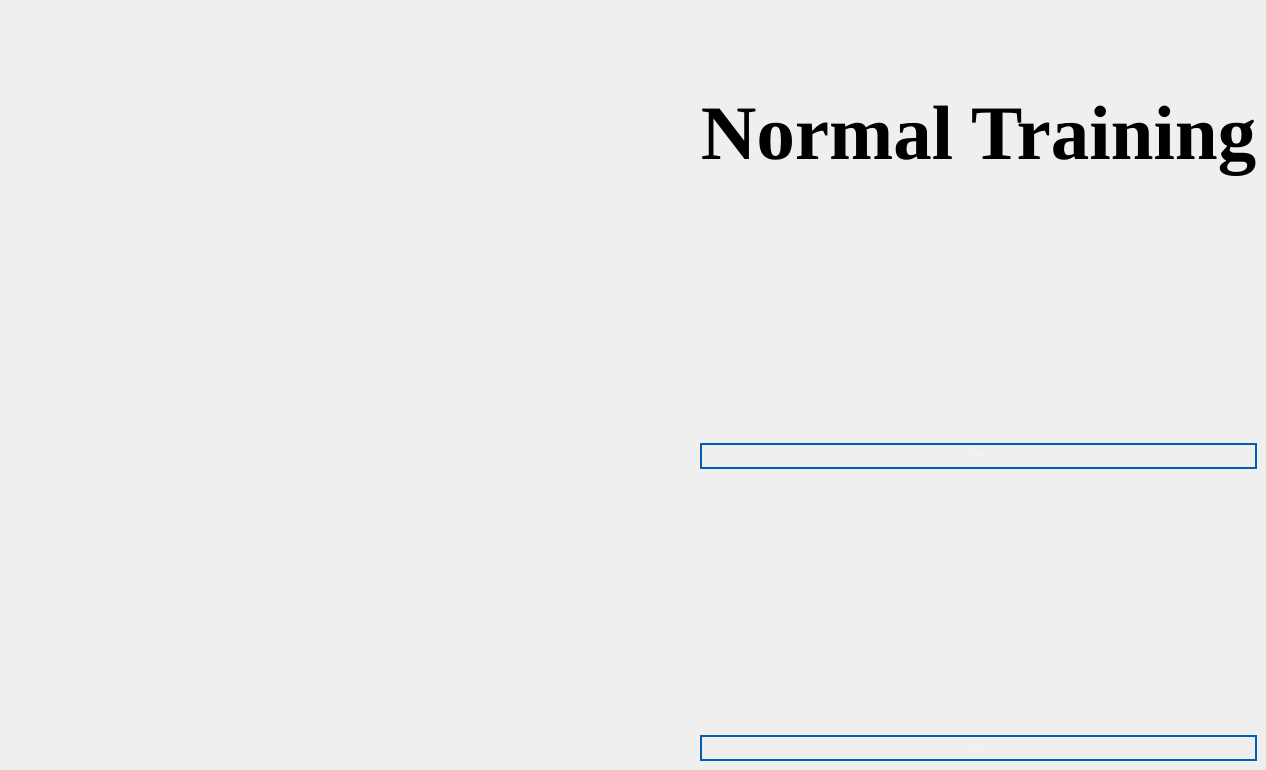
       <widget class="QWidget" name="page_5">
        <widget class="QWidget" name="verticalLayoutWidget_4">
         <property name="geometry">
          <rect>
           <x>700</x>
           <y>90</y>
           <width>557</width>
           <height>671</height>
          </rect>
         </property>
         <layout class="QVBoxLayout" name="verticalLayout_2">
          <item>
           <widget class="QLabel" name="label_5">
            <property name="font">
             <font>
              <family>Times New Roman</family>
              <pointsize>58</pointsize>
              <weight>75</weight>
              <bold>true</bold>
             </font>
            </property>
            <property name="layoutDirection">
             <enum>Qt::LeftToRight</enum>
            </property>
            <property name="text">
             <string>Normal Training</string>
            </property>
            <property name="alignment">
             <set>Qt::AlignCenter</set>
            </property>
           </widget>
          </item>
          <item>
           <spacer name="verticalSpacer_7">
            <property name="orientation">
             <enum>Qt::Vertical</enum>
            </property>
            <property name="sizeHint" stdset="0">
             <size>
              <width>20</width>
              <height>40</height>
             </size>
            </property>
           </spacer>
          </item>
          <item>
           <widget class="QPushButton" name="pushButton_9">
            <property name="font">
             <font>
              <family>Arial</family>
              <pointsize>-1</pointsize>
              <weight>75</weight>
              <italic>false</italic>
              <bold>true</bold>
             </font>
            </property>
            <property name="autoFillBackground">
             <bool>false</bool>
            </property>
            <property name="styleSheet">
             <string notr="true">QPushButton {
    color:  #ffffff;
    background-color: qlineargradient(
        x1: 0, y1: 0, x2: 0, y2: 1,
        stop: 0 #00aaff, stop: 1 #005fbb
    );
    border: 2px solid #005faf;
    border-radius: 20px;
    font: bold 48px &quot;Arial&quot;;
    padding: 10px;
}

QPushButton:hover {
    background-color: qlineargradient(
        x1: 0, y1: 0, x2: 0, y2: 1,
        stop: 0 #007acc, stop: 1 #003f7f
    );
}

QPushButton:pressed {
    background-color: #003f7f;
}
</string>
            </property>
            <property name="inputMethodHints">
             <set>Qt::ImhNone</set>
            </property>
            <property name="text">
             <string>Mannal Control</string>
            </property>
            <property name="autoDefault">
             <bool>false</bool>
            </property>
            <property name="default">
             <bool>false</bool>
            </property>
            <property name="flat">
             <bool>false</bool>
            </property>
           </widget>
          </item>
          <item>
           <spacer name="verticalSpacer_8">
            <property name="orientation">
             <enum>Qt::Vertical</enum>
            </property>
            <property name="sizeHint" stdset="0">
             <size>
              <width>20</width>
              <height>40</height>
             </size>
            </property>
           </spacer>
          </item>
          <item>
           <widget class="QPushButton" name="pushButton_10">
            <property name="font">
             <font>
              <family>Arial</family>
              <pointsize>-1</pointsize>
              <weight>75</weight>
              <italic>false</italic>
              <bold>true</bold>
             </font>
            </property>
            <property name="autoFillBackground">
             <bool>false</bool>
            </property>
            <property name="styleSheet">
             <string notr="true">QPushButton {
    color:  #ffffff;
    background-color: qlineargradient(
        x1: 0, y1: 0, x2: 0, y2: 1,
        stop: 0 #00aaff, stop: 1 #005fbb
    );
    border: 2px solid #005faf;
    border-radius: 20px;
    font: bold 48px &quot;Arial&quot;;
    padding: 10px;
}

QPushButton:hover {
    background-color: qlineargradient(
        x1: 0, y1: 0, x2: 0, y2: 1,
        stop: 0 #007acc, stop: 1 #003f7f
    );
}

QPushButton:pressed {
    background-color: #003f7f;
}
</string>
            </property>
            <property name="inputMethodHints">
             <set>Qt::ImhNone</set>
            </property>
            <property name="text">
             <string>Reverse Control</string>
            </property>
            <property name="autoDefault">
             <bool>false</bool>
            </property>
            <property name="default">
             <bool>false</bool>
            </property>
            <property name="flat">
             <bool>false</bool>
            </property>
           </widget>
          </item>
         </layout>
        </widget>
       </widget>
